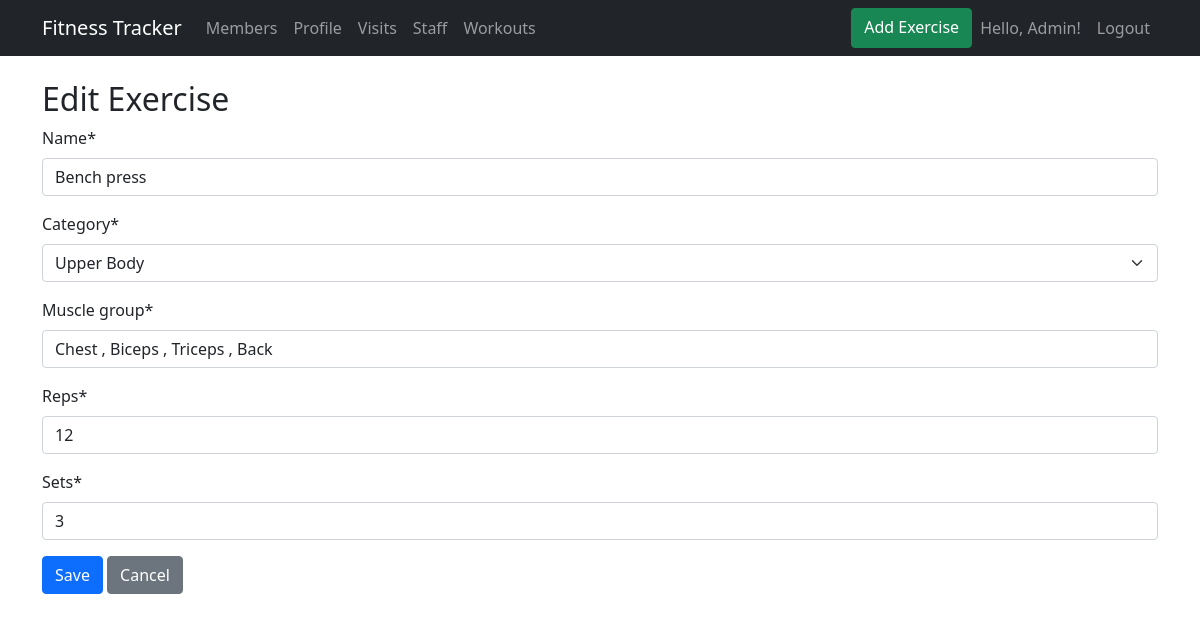
The app's page /exercises/1/edit/ (signed in) with its own data.
### accounts/models.py (models this page shows)
class CustomUser(AbstractUser):
    ROLES = (
        ('ADMIN', 'Admin'),
        ('STAFF', 'Staff'),
        ('VISITOR', 'Visitor'),
    )
    role = models.CharField(max_length=10, choices=ROLES, default='VISITOR')

### fitness/models.py (models this page shows, shortened)
class Exercise(models.Model):
    name = models.CharField(max_length=100)
    category = models.ForeignKey(WorkoutCategory, on_delete=models.CASCADE)
    muscle_group = models.CharField(max_length=100)
    reps = models.IntegerField()
    sets = models.IntegerField()
    created_at = models.DateTimeField(auto_now_add=True)
    updated_at = models.DateTimeField(auto_now=True)

class WorkoutCategory(models.Model):
    name = models.CharField(max_length=100)
    created_at = models.DateTimeField(auto_now_add=True)
    updated_at = models.DateTimeField(auto_now=True)
    def __str__(self):
        return self.name

### fitness/views.py (the view)
# urls.py: path('exercises/<int:pk>/edit/', views.exercise_update, name='exercise_update'),
@login_required
def exercise_update(request, pk):
    exercise = get_object_or_404(Exercise, pk=pk)
    if request.method == 'POST':
        form = ExerciseForm(request.POST, instance=exercise)
        if form.is_valid():
            form.save()
            return redirect('exercise_list')
    else:
        form = ExerciseForm(instance=exercise)
    return render(request, 'fitness/exercise_form.html', {'form': form})

### fitness/forms.py
class ExerciseForm(forms.ModelForm):
    class Meta:
        model = Exercise
        fields = ['name', 'category', 'muscle_group', 'reps', 'sets']

### fitness/templates/fitness/exercise_form.html (shortened to what this page needs)
{% extends 'base.html' %}
{% load crispy_forms_tags %}
{% block content %}
<h2>{% if form.instance.pk %}Edit{% else %}Add{% endif %} Exercise</h2>
<form method="post">
    {{ form|crispy }}
    <button type="submit" class="btn btn-primary">Save</button>
    <a href="{% url 'exercise_list' %}" class="btn btn-secondary">Cancel</a>
</form>
{% endblock %}

### templates/base.html (shortened to what this page needs)
{% load static %}
<!DOCTYPE html>
<html>
<head>
    <link href="https://cdn.jsdelivr.net/npm/bootstrap@5.1.3/dist/css/bootstrap.min.css" rel="stylesheet">
</head>
<body>
    <nav class="navbar navbar-expand-lg navbar-dark bg-dark">
        <div class="container">
            <a class="navbar-brand" href="{% url 'home' %}">Fitness Tracker</a>
            <div class="collapse navbar-collapse">
                <ul class="navbar-nav me-auto">
                    {% if user.is_authenticated and user.role == 'ADMIN' %}
                        <li class="nav-item">
                            <a class="nav-link" href="{% url 'member_list' %}">Members</a>
                        </li>
                    {% endif %}
                    {% if user.is_authenticated %}
                        <li class="nav-item">
                            <a class="nav-link" href="{% url 'profile' %}">Profile</a>
                        </li>
                        {% if user.role == 'ADMIN' %}
                        <li class="nav-item">
                            <a class="nav-link" href="{% url 'visit_list' %}">Visits</a>
                        </li>
                            <li class="nav-item">
                                <a class="nav-link" href="{% url 'staff_list' %}">Staff</a>
                            </li>
                        {% endif %}
                        <li class="nav-item">
                            <a class="nav-link" href="{% url 'workout_list' %}">Workouts</a>
                        </li>
                    {% endif %}
                </ul>
                <ul class="navbar-nav">
                    <a href="{% url 'exercise_create' %}" class="btn btn-success">
                         Add Exercise
                    </a>
                    {% if user.is_authenticated %}
                        <li class="nav-item">
                            <span class="nav-link">Hello, {{ user.username }}!</span>
                        </li>
                        <li class="nav-item">
                            <a class="nav-link" href="{% url 'logout' %}">Logout</a>
                        </li>
                    {% endif %}
                </ul>
            </div>
        </div>
    </nav>
    <div class="container mt-4">
        {% block content %}{% endblock %}
    </div>
</body>
</html>

### records on screen
CustomUser: username "Admin"
Exercise: name "Bench press", category "Upper Body", muscle_group "Chest , Biceps , Triceps , Back", reps "12", sets "3"
